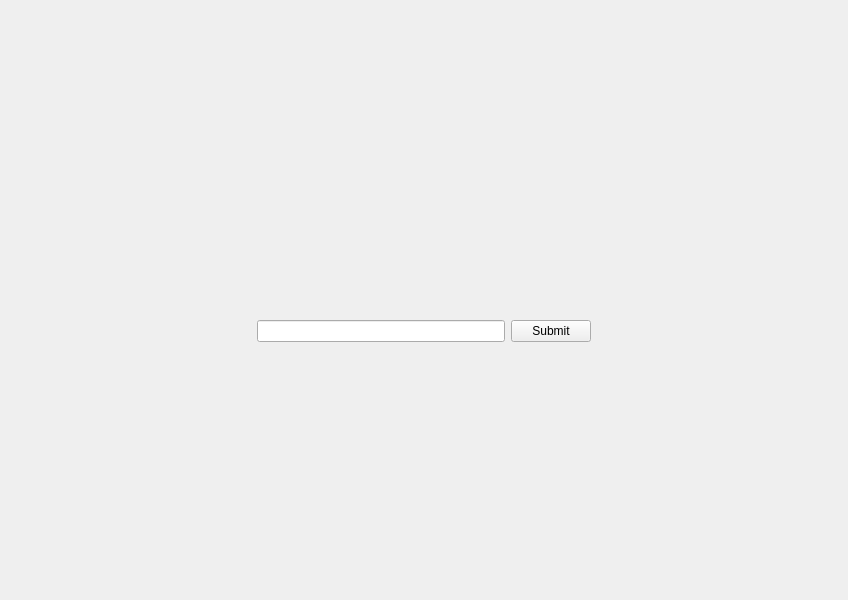
<?xml version="1.0" encoding="UTF-8"?>
<ui version="4.0">
 <class>MainWindow</class>
 <widget class="QMainWindow" name="MainWindow">
  <property name="geometry">
   <rect>
    <x>0</x>
    <y>0</y>
    <width>848</width>
    <height>600</height>
   </rect>
  </property>
  <property name="sizePolicy">
   <sizepolicy hsizetype="Preferred" vsizetype="Preferred">
    <horstretch>4</horstretch>
    <verstretch>0</verstretch>
   </sizepolicy>
  </property>
  <property name="windowTitle">
   <string>MainWindow</string>
  </property>
  <property name="layoutDirection">
   <enum>Qt::LeftToRight</enum>
  </property>
  <widget class="QWidget" name="centralwidget">
   <property name="enabled">
    <bool>true</bool>
   </property>
   <property name="layoutDirection">
    <enum>Qt::LeftToRight</enum>
   </property>
   <layout class="QVBoxLayout" name="verticalLayout">
    <property name="sizeConstraint">
     <enum>QLayout::SetDefaultConstraint</enum>
    </property>
    <item>
     <spacer name="verticalSpacer">
      <property name="orientation">
       <enum>Qt::Vertical</enum>
      </property>
      <property name="sizeHint" stdset="0">
       <size>
        <width>20</width>
        <height>40</height>
       </size>
      </property>
     </spacer>
    </item>
    <item>
     <layout class="QHBoxLayout" name="horizontalLayout_2">
      <item>
       <widget class="QLabel" name="mainDisplayLabel">
        <property name="sizePolicy">
         <sizepolicy hsizetype="Expanding" vsizetype="Expanding">
          <horstretch>0</horstretch>
          <verstretch>0</verstretch>
         </sizepolicy>
        </property>
        <property name="minimumSize">
         <size>
          <width>0</width>
          <height>0</height>
         </size>
        </property>
        <property name="maximumSize">
         <size>
          <width>1024</width>
          <height>16777215</height>
         </size>
        </property>
        <property name="font">
         <font>
          <pointsize>24</pointsize>
          <stylestrategy>PreferDefault</stylestrategy>
         </font>
        </property>
        <property name="text">
         <string>&lt;!DOCTYPE HTML PUBLIC &quot;-//W3C//DTD HTML 4.0//EN&quot; &quot;http://www.w3.org/TR/REC-html40/strict.dtd&quot;&gt;
&lt;html&gt;&lt;head&gt;&lt;meta name=&quot;qrichtext&quot; content=&quot;1&quot; /&gt;&lt;style type=&quot;text/css&quot;&gt;
p, li { white-space: pre-wrap; }
&lt;/style&gt;&lt;/head&gt;&lt;body style=&quot; font-family:'Lucida Grande'; font-size:24pt; font-weight:400; font-style:normal;&quot;&gt;
&lt;p align=&quot;center&quot; style=&quot;-qt-paragraph-type:empty; margin-top:0px; margin-bottom:0px; margin-left:0px; margin-right:0px; -qt-block-indent:0; text-indent:0px; font-size:13pt;&quot;&gt;&lt;/p&gt;&lt;/body&gt;&lt;/html&gt;</string>
        </property>
        <property name="wordWrap">
         <bool>true</bool>
        </property>
       </widget>
      </item>
     </layout>
    </item>
    <item>
     <layout class="QHBoxLayout" name="horizontalLayout">
      <item>
       <spacer name="horizontalSpacer_2">
        <property name="orientation">
         <enum>Qt::Horizontal</enum>
        </property>
        <property name="sizeHint" stdset="0">
         <size>
          <width>40</width>
          <height>20</height>
         </size>
        </property>
       </spacer>
      </item>
      <item>
       <widget class="QLineEdit" name="userInputLineEdit">
        <property name="maximumSize">
         <size>
          <width>255</width>
          <height>16777215</height>
         </size>
        </property>
       </widget>
      </item>
      <item>
       <widget class="QPushButton" name="submitButton">
        <property name="text">
         <string>Submit</string>
        </property>
       </widget>
      </item>
      <item>
       <spacer name="horizontalSpacer">
        <property name="orientation">
         <enum>Qt::Horizontal</enum>
        </property>
        <property name="sizeHint" stdset="0">
         <size>
          <width>40</width>
          <height>20</height>
         </size>
        </property>
       </spacer>
      </item>
     </layout>
    </item>
    <item>
     <spacer name="verticalSpacer_3">
      <property name="orientation">
       <enum>Qt::Vertical</enum>
      </property>
      <property name="sizeType">
       <enum>QSizePolicy::Minimum</enum>
      </property>
      <property name="sizeHint" stdset="0">
       <size>
        <width>20</width>
        <height>40</height>
       </size>
      </property>
     </spacer>
    </item>
    <item>
     <layout class="QHBoxLayout" name="horizontalLayout_3">
      <item>
       <widget class="QLabel" name="instructionLabel">
        <property name="maximumSize">
         <size>
          <width>800</width>
          <height>16777215</height>
         </size>
        </property>
        <property name="text">
         <string>&lt;!DOCTYPE HTML PUBLIC &quot;-//W3C//DTD HTML 4.0//EN&quot; &quot;http://www.w3.org/TR/REC-html40/strict.dtd&quot;&gt;
&lt;html&gt;&lt;head&gt;&lt;meta name=&quot;qrichtext&quot; content=&quot;1&quot; /&gt;&lt;style type=&quot;text/css&quot;&gt;
p, li { white-space: pre-wrap; }
&lt;/style&gt;&lt;/head&gt;&lt;body style=&quot; font-family:'Lucida Grande'; font-size:13pt; font-weight:400; font-style:normal;&quot;&gt;
&lt;p align=&quot;center&quot; style=&quot;-qt-paragraph-type:empty; margin-top:0px; margin-bottom:0px; margin-left:0px; margin-right:0px; -qt-block-indent:0; text-indent:0px;&quot;&gt;&lt;/p&gt;&lt;/body&gt;&lt;/html&gt;</string>
        </property>
        <property name="alignment">
         <set>Qt::AlignLeading|Qt::AlignLeft|Qt::AlignVCenter</set>
        </property>
        <property name="wordWrap">
         <bool>true</bool>
        </property>
       </widget>
      </item>
     </layout>
    </item>
    <item>
     <spacer name="verticalSpacer_2">
      <property name="orientation">
       <enum>Qt::Vertical</enum>
      </property>
      <property name="sizeType">
       <enum>QSizePolicy::Expanding</enum>
      </property>
      <property name="sizeHint" stdset="0">
       <size>
        <width>20</width>
        <height>40</height>
       </size>
      </property>
     </spacer>
    </item>
    <item>
     <layout class="QHBoxLayout" name="horizontalLayout_4">
      <item>
       <widget class="QLabel" name="bugLabel">
        <property name="font">
         <font>
          <family>Times</family>
          <pointsize>16</pointsize>
         </font>
        </property>
        <property name="text">
         <string>&lt;!DOCTYPE HTML PUBLIC &quot;-//W3C//DTD HTML 4.0//EN&quot; &quot;http://www.w3.org/TR/REC-html40/strict.dtd&quot;&gt;
&lt;html&gt;&lt;head&gt;&lt;meta name=&quot;qrichtext&quot; content=&quot;1&quot; /&gt;&lt;style type=&quot;text/css&quot;&gt;
p, li { white-space: pre-wrap; }
&lt;/style&gt;&lt;/head&gt;&lt;body style=&quot; font-family:'Times'; font-size:16pt; font-weight:400; font-style:normal;&quot;&gt;
&lt;p style=&quot;-qt-paragraph-type:empty; margin-top:0px; margin-bottom:0px; margin-left:0px; margin-right:0px; -qt-block-indent:0; text-indent:0px;&quot;&gt;&lt;/p&gt;&lt;/body&gt;&lt;/html&gt;</string>
        </property>
        <property name="scaledContents">
         <bool>true</bool>
        </property>
        <property name="alignment">
         <set>Qt::AlignCenter</set>
        </property>
        <property name="wordWrap">
         <bool>true</bool>
        </property>
       </widget>
      </item>
     </layout>
    </item>
   </layout>
  </widget>
 </widget>
 <resources/>
 <connections>
  <connection>
   <sender>userInputLineEdit</sender>
   <signal>returnPressed()</signal>
   <receiver>submitButton</receiver>
   <slot>click()</slot>
   <hints>
    <hint type="sourcelabel">
     <x>468</x>
     <y>261</y>
    </hint>
    <hint type="destinationlabel">
     <x>552</x>
     <y>268</y>
    </hint>
   </hints>
  </connection>
 </connections>
</ui>
